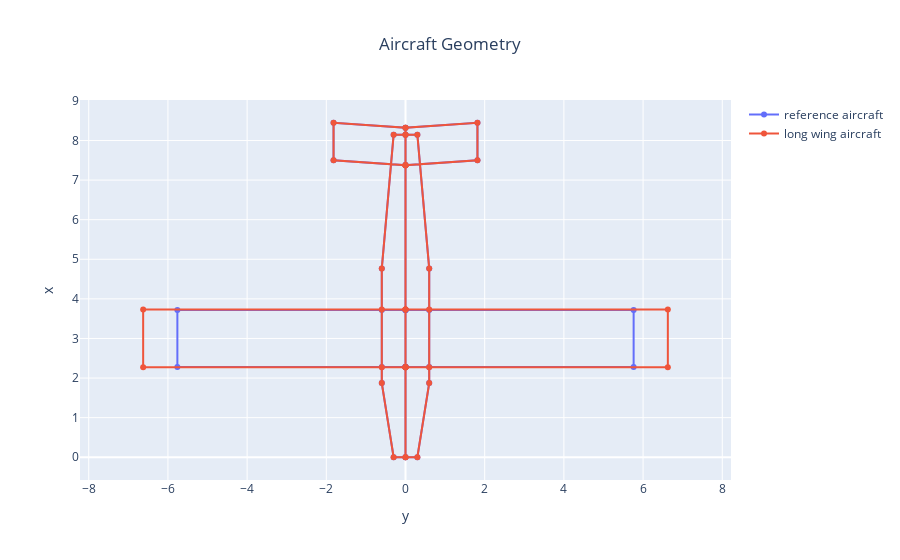

The notebook cell saved with this chart:
### Markdown cell above
We will finish by visualizing the two generated geometries before performing other calculation/analysis steps.

### Code cell
from fastoad.gui import aircraft_geometry_plot

fig = aircraft_geometry_plot(pth.join(WORK_FOLDER_PATH, 'geometry_reference.xml'), name='reference aircraft')
fig = aircraft_geometry_plot(pth.join(WORK_FOLDER_PATH, 'geometry_long_wing.xml'), name='long wing aircraft', fig=fig)
fig.show()

### Figure 1 — Plotly figure (JSON) as saved in the notebook; plotly's stock layout.template omitted (floating-point values rounded to 4 significant figures)
{"data": [{"mode": "lines+markers", "name": "reference aircraft", "type": "scatter", "uid": "66a35356-5eb2-411a-aad0-646a4bc630d3", "x": [0, -0.2994, -0.5989, -0.5989, -0.2994, 0, 0, -0.5989, 0, -5.762, -5.762, 0, -0.5989, 0, 0, 0, -1.817, -1.817, 0, 0, 0, 0.2994, 0.5989, 0.5989, 0.2994, 0, 0, 0.5989, 0, 5.762, 5.762, 0, 0.5989, 0, 0, 0, 1.817, 1.817, 0, 0], "y": [0, 0, 1.873, 4.77, 8.148, 8.148, 2.277, 2.277, 2.277, 2.277, 3.721, 3.721, 3.721, 3.721, 2.277, 7.374, 7.502, 8.448, 8.321, 7.374, 0, 0, 1.873, 4.77, 8.148, 8.148, 2.277, 2.277, 2.277, 2.277, 3.721, 3.721, 3.721, 3.721, 2.277, 7.374, 7.502, 8.448, 8.321, 7.374]}, {"mode": "lines+markers", "name": "long wing aircraft", "type": "scatter", "uid": "22d71bf4-ffd0-4c21-945e-99e44921f0fe", "x": [0, -0.2994, -0.5989, -0.5989, -0.2994, 0, 0, -0.5989, 0, -6.625, -6.625, 0, -0.5989, 0, 0, 0, -1.817, -1.817, 0, 0, 0, 0.2994, 0.5989, 0.5989, 0.2994, 0, 0, 0.5989, 0, 6.625, 6.625, 0, 0.5989, 0, 0, 0, 1.817, 1.817, 0, 0], "y": [0, 0, 1.873, 4.77, 8.148, 8.148, 2.273, 2.273, 2.273, 2.273, 3.732, 3.732, 3.732, 3.732, 2.273, 7.374, 7.502, 8.448, 8.321, 7.374, 0, 0, 1.873, 4.77, 8.148, 8.148, 2.273, 2.273, 2.273, 2.273, 3.732, 3.732, 3.732, 3.732, 2.273, 7.374, 7.502, 8.448, 8.321, 7.374]}], "layout": {"title": {"text": "Aircraft Geometry", "x": 0.5}, "xaxis": {"title": {"text": "y"}}, "yaxis": {"scaleanchor": "x", "scaleratio": 1, "title": {"text": "x"}}}}
